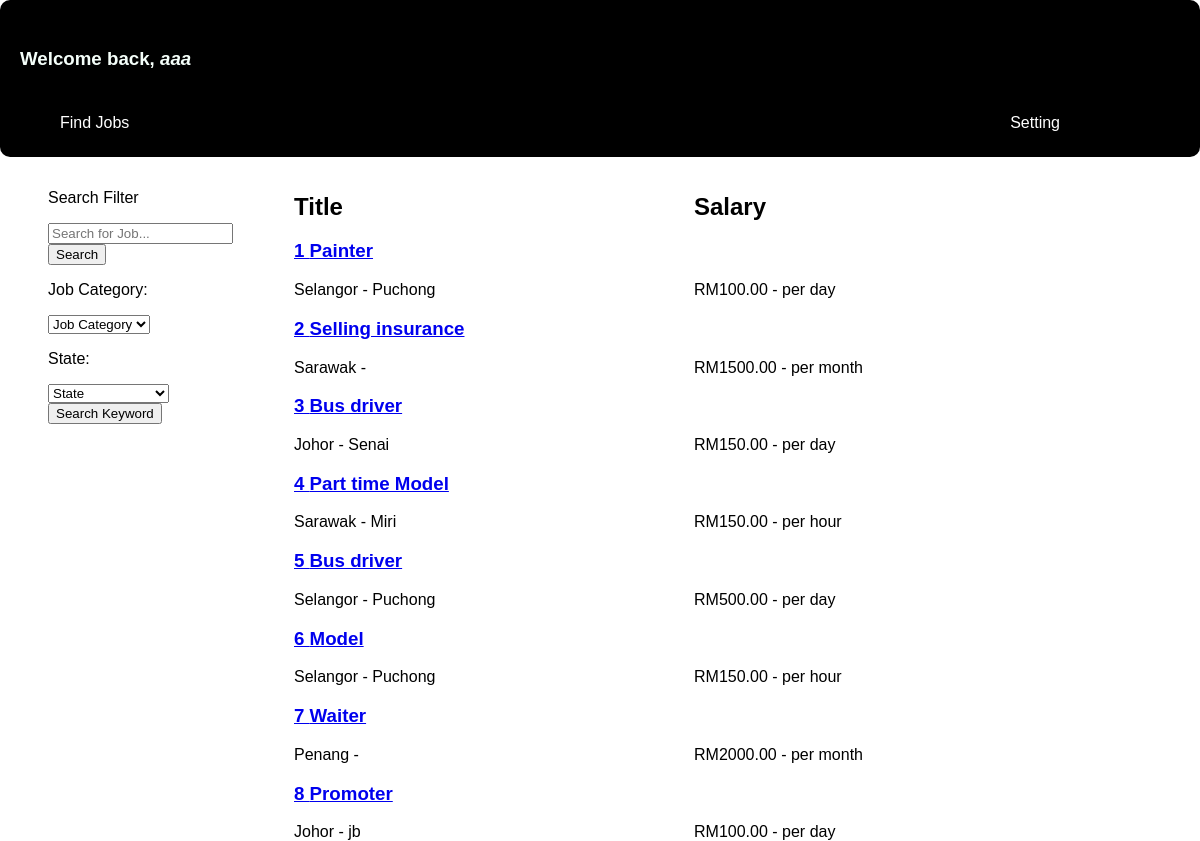
Screenshot of /mainpage.php (signed in) with the database file from the repository.
### tables this page shows
CREATE TABLE IF NOT EXISTS `user` (
`user_Id` int(11) NOT NULL,
  `first` varchar(255) DEFAULT NULL,
  `last` varchar(255) DEFAULT NULL,
  `username` varchar(255) DEFAULT NULL,
  `password` varchar(255) DEFAULT NULL,
  `confirm_password` varchar(255) DEFAULT NULL,
  `member` varchar(255) DEFAULT NULL,
  `email` varchar(255) DEFAULT NULL,
  `contact_num` varchar(255) DEFAULT NULL,
  `last_login` timestamp NULL DEFAULT CURRENT_TIMESTAMP ON UPDATE CURRENT_TIMESTAMP,
  `date_created` timestamp NULL DEFAULT CURRENT_TIMESTAMP,
  `date_modified` timestamp NULL DEFAULT CURRENT_TIMESTAMP
);

CREATE TABLE IF NOT EXISTS `job` (
`job_id` int(11) NOT NULL,
  `job_name` varchar(255) DEFAULT NULL,
  `job_category` varchar(255) DEFAULT NULL,
  `description` varchar(255) DEFAULT NULL,
  `salary` decimal(10,2) DEFAULT NULL,
  `more` varchar(255) DEFAULT NULL,
  `location` varchar(255) DEFAULT NULL,
  `specific_area` varchar(255) DEFAULT NULL,
  `employer_email` varchar(255) DEFAULT NULL,
  `date_created` timestamp NULL DEFAULT CURRENT_TIMESTAMP,
  `date_updated` timestamp NULL DEFAULT CURRENT_TIMESTAMP ON UPDATE CURRENT_TIMESTAMP,
  `date_ended` timestamp NULL DEFAULT NULL
);

### session.php (called while the page is built, shortened)
<?php
require 'database.php';
$user=$_SESSION['email'];
$session=mysqli_query($account, "Select username from user where email='$user'");
$row=mysqli_fetch_array($session);
$login_session=$row['username'];
?>

### mainpage.php (the view, shortened to what this page needs)
<?php
require 'database.php';
require 'session.php';
?>
<html lang="en">
<head>
</head>
<body>
<nav class="nav_bar">
    <div class="topnav">
    	<ul class="navbar-item">
    		<center><h1>Online Part Time Job</h1></center>
    		<h3> <span id="Welcome" style="color:MintCream ">Welcome back, <i><?php echo $login_session;?></i></span></h3>
	        <li class="active"><a href="findjob.php">Find Jobs</a></li>
	        <li class="dropdown"><a href="#">Setting</a>
	        </li>
	      </ul>
	</div>
</nav>
<div class="filter">
	<p>Search Filter</p>
	<form action="findjob.php" method="post">
					<div class="mainsearch">
						<div class="subsearch">
							<input type="text" name="jobname" value="" placeholder="Search for Job...">
							<input type="submit" name="search" value="Search">
						</div>
					</div>
				</form>
	<form action="findjob.php" method="post">
		<label for="category"><p>Job Category: </p></label><select name="category">
			<option value="">Job Category</option>
		</select>
		<label for="state"><p>State: </p></label><select name="state">
			<option value="">State</option>
		</select>
		<input type="submit" name="ok" value="Search Keyword">
	</form>
	</div>
<div class="info">
	<div id="title"><h2>Title</h2></div>
	<div id="salary"><h2>Salary</h2></div>
		<?php
			$session=mysqli_query($account, "select *from job order by date_updated DESC");
			$number=1;
			while($row=mysqli_fetch_array($session))
			{
				echo "<a href='appliedscript.php? detail=$row[job_id]'>";
				?>
					<h3>
						<?php
						echo $number. " ". $row['job_name'];?></a>
					<div id="salary"><?php
				echo "RM" . $row['salary'] . " - " . $row['more'];?></div>
				<?php
				echo $row['location'] ."  -  ". $row['specific_area'];
				$number++;
				}?>
</div>
</body>
</html>

### mainpage.php (style rules this page uses)
body,html { margin: 0; padding-right: 0; }
* { font-family: "Comic Sans MS", cursive, sans-serif; }
nav ul { background: black; padding: 0 20px; border-radius: 10px; list-style: none; position: relative; }
nav ul:after { content: ""; clear: both; display: block; }
nav ul li { float: left; }
.dropdown { float: right; margin-right: 5em; }
nav ul li a { display: block; padding: 25px 40px; color: white; text-decoration: none; }
.filter { float: left; margin-left: 3em; width: 150px; height: 250px; }
.info { float: left; margin-left: 6em; width: 800px; }
#title { margin: 0; width: 400px; float: left; }
#salary { float: right; width: 400px; }

### rows the page displays
user: username "aaa"
job: job_name "Painter", salary "100.00", more "per day", location "Selangor", specific_area "Puchong"
job: job_name "Selling insurance", salary "1500.00", more "per month", location "Sarawak"
job: job_name "Bus driver", salary "150.00", more "per day", location "Johor", specific_area "Senai"
job: job_name "Part time Model", salary "150.00", more "per hour", location "Sarawak", specific_area "Miri"
job: job_name "Bus driver", salary "500.00", more "per day", location "Selangor", specific_area "Puchong"
job: job_name "Model", salary "150.00", more "per hour", location "Selangor", specific_area "Puchong"
job: job_name "Waiter", salary "2000.00", more "per month", location "Penang"
job: job_name "Promoter", salary "100.00", more "per day", location "Johor", specific_area "jb"
